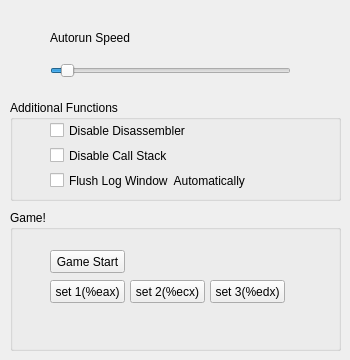
    <widget class="QWidget" name="tab_3">
     <attribute name="title">
      <string>Options</string>
     </attribute>
     <widget class="QSlider" name="horizontalSlider">
      <property name="geometry">
       <rect>
        <x>50</x>
        <y>60</y>
        <width>241</width>
        <height>22</height>
       </rect>
      </property>
      <property name="minimum">
       <number>1</number>
      </property>
      <property name="maximum">
       <number>200</number>
      </property>
      <property name="value">
       <number>10</number>
      </property>
      <property name="orientation">
       <enum>Qt::Horizontal</enum>
      </property>
     </widget>
     <widget class="QLabel" name="label_16">
      <property name="geometry">
       <rect>
        <x>50</x>
        <y>30</y>
        <width>91</width>
        <height>16</height>
       </rect>
      </property>
      <property name="text">
       <string>Autorun Speed</string>
      </property>
     </widget>
     <widget class="QGroupBox" name="groupBox">
      <property name="geometry">
       <rect>
        <x>10</x>
        <y>210</y>
        <width>331</width>
        <height>141</height>
       </rect>
      </property>
      <property name="title">
       <string>Game!</string>
      </property>
      <widget class="QPushButton" name="pushButton_5">
       <property name="geometry">
        <rect>
         <x>40</x>
         <y>40</y>
         <width>75</width>
         <height>23</height>
        </rect>
       </property>
       <property name="text">
        <string>Game Start</string>
       </property>
      </widget>
      <widget class="QPushButton" name="pushButton_4">
       <property name="geometry">
        <rect>
         <x>200</x>
         <y>70</y>
         <width>75</width>
         <height>23</height>
        </rect>
       </property>
       <property name="text">
        <string>set 3(%edx)</string>
       </property>
      </widget>
      <widget class="QPushButton" name="pushButton_3">
       <property name="geometry">
        <rect>
         <x>120</x>
         <y>70</y>
         <width>75</width>
         <height>23</height>
        </rect>
       </property>
       <property name="text">
        <string>set 2(%ecx)</string>
       </property>
      </widget>
      <widget class="QPushButton" name="pushButton_2">
       <property name="geometry">
        <rect>
         <x>40</x>
         <y>70</y>
         <width>75</width>
         <height>23</height>
        </rect>
       </property>
       <property name="text">
        <string>set 1(%eax)</string>
       </property>
      </widget>
     </widget>
     <widget class="QGroupBox" name="groupBox_2">
      <property name="geometry">
       <rect>
        <x>10</x>
        <y>100</y>
        <width>331</width>
        <height>101</height>
       </rect>
      </property>
      <property name="title">
       <string>Additional Functions</string>
      </property>
      <widget class="QCheckBox" name="disableass">
       <property name="geometry">
        <rect>
         <x>40</x>
         <y>20</y>
         <width>141</width>
         <height>21</height>
        </rect>
       </property>
       <property name="text">
        <string>Disable Disassembler</string>
       </property>
      </widget>
      <widget class="QCheckBox" name="disablecallstk">
       <property name="geometry">
        <rect>
         <x>40</x>
         <y>45</y>
         <width>131</width>
         <height>21</height>
        </rect>
       </property>
       <property name="text">
        <string>Disable Call Stack</string>
       </property>
      </widget>
      <widget class="QCheckBox" name="flush_auto">
       <property name="geometry">
        <rect>
         <x>40</x>
         <y>70</y>
         <width>201</width>
         <height>21</height>
        </rect>
       </property>
       <property name="text">
        <string>Flush Log Window  Automatically</string>
       </property>
       <property name="checked">
        <bool>false</bool>
       </property>
      </widget>
     </widget>
    </widget>
